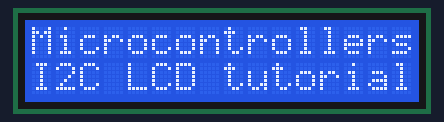
This sketch was run on a simulated Arduino Uno, built with avr-gcc and run on an emulated ATmega328P. On the bench: 16×2 character LCD.

Above: at 0.1 s.
At 1.2 s:
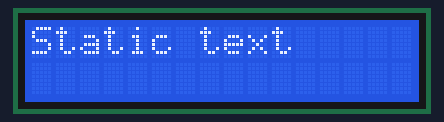
At 2.2 s:
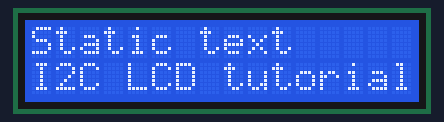

The sketch:

displayprintclear.ino
```cpp
#include <LiquidCrystal_I2C.h>

int totalColumns = 16;
int totalRows = 2;

LiquidCrystal_I2C lcd(0x27, totalColumns, totalRows);

void setup(){
lcd.init();
lcd.backlight(); // use to turn on and turn off LCD back light
}

void loop()
{
lcd.setCursor(0, 0);
lcd.print("Microcontrollers");
lcd.setCursor(0,1);
lcd.print("I2C LCD tutorial");
delay(1000);
lcd.clear();
lcd.setCursor(0, 0);
lcd.print("Static text");
delay(1000);
lcd.setCursor(0,1);
lcd.print("I2C LCD tutorial");
delay(1000);
lcd.clear();
}
```

Measured:
- by itself, everything shown: repeats every 3.1 s, in 4 steps
- what the display in image 1 shows lasts 1.0 s, from 1.1 s to 2.1 s
